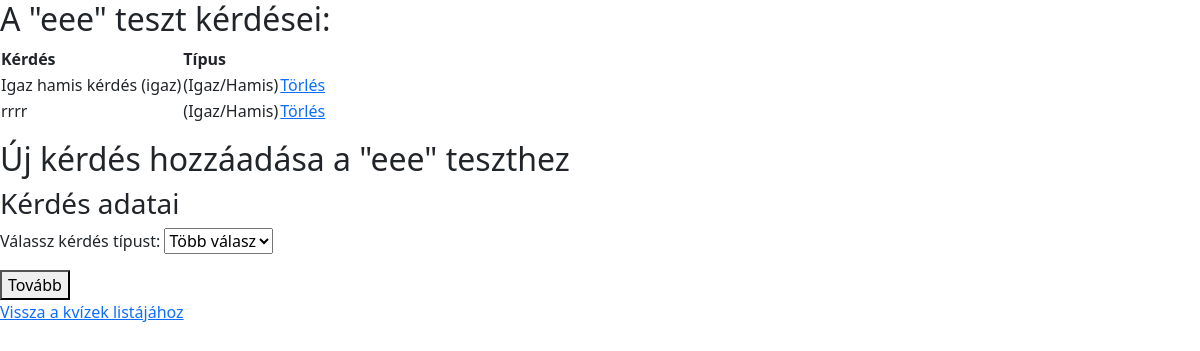
Page /test/5/test-details/ on the committed database.
### roman_map/models.py (models this page shows, shortened)
class Question(models.Model):
    id = models.BigAutoField(primary_key=True)
    QUESTION_TYPES = [
        ('mc', 'Több válasz'),
        ('tf', 'Igaz/Hamis')
    ]
    quiz = models.ForeignKey(Quiz, on_delete=models.SET_NULL, related_name='questions', null=True)
    text = models.CharField(max_length=255, blank=False)
    question_type = models.CharField(max_length=2, choices=QUESTION_TYPES)
    points = models.PositiveIntegerField(default=0)

class Quiz(models.Model):
    id = models.BigAutoField(primary_key=True)
    title = models.CharField(max_length=255)
    description = models.TextField(max_length=500)
    created_date = models.DateTimeField(auto_now_add=True)
    created_by = models.ForeignKey(CustomUser, on_delete=models.CASCADE, related_name='created_quizzes', null=True, blank=True)

### roman_map/views.py (the view)
# urls.py: path('test/<int:quiz_id>/test-details/', view=views.teszt_reszletei, name='teszt_reszletei'),
def teszt_reszletei(request, quiz_id):
    try:
        quiz = Quiz.objects.get(id = quiz_id)
    except Quiz.DoesNotExist:
        messages.error(request, "Hiba történt a folyamat során!")
    if request.method == "POST":
        form = QuestionTypeForm(request.POST)
        if form.is_valid():
            question_type = form.cleaned_data["question_type"]
            return redirect("kerdes_hozzadasa", quiz_id=quiz.id, question_type=question_type)
    questions = quiz.questions.all()  # Meglévő kérdések listája
    form = QuestionTypeForm()
    return render(request, "pages/test_details.html", {
        "quiz": quiz,
        "questions": questions,
        "form": form
    })

### roman_map/forms.py
class QuestionTypeForm(forms.Form):
    question_type = forms.ChoiceField(
        choices=Question.QUESTION_TYPES,
        label="Válassz kérdés típust",
    )

### roman_map/templates/pages/test_details.html (shortened to what this page needs)
{% extends "pages/test.html" %}
{% block content %}
<h2>A "{{ quiz.title }}" teszt kérdései:</h2>
<table>
    <tr>
        <th>Kérdés</th>
        <th>Típus</th>
    </tr>
    {% for question in questions %}
    <tr>
        <td>{{ question.text }}</td>
        <td>({{ question.get_question_type_display }})</td>
        <td><a href="{% url "kerdes_torlese" quiz.id question.id %}" onclick="return confirmDelete(event, this.href);">Törlés</a></td>
    </tr>
    {% empty %}
    <tr>
        <td>Még nincsenek kérdések.</td>
    </tr>
    {% endfor %}
</table>
<h2>Új kérdés hozzáadása a "{{ quiz.title }}" teszthez</h2>
<form method="post">
    <h3>Kérdés adatai</h3>
    {{ form.as_p }}
    <button type="submit">Tovább</button>
</form>
<a href="{% url 'teszt' %}">Vissza a kvízek listájához</a>
{% endblock %}

### rows in the picture
Question: text "Igaz hamis kérdés (igaz)", question_type "Igaz/Hamis"
Question: text "rrrr", question_type "Igaz/Hamis"
Quiz: title "eee"
